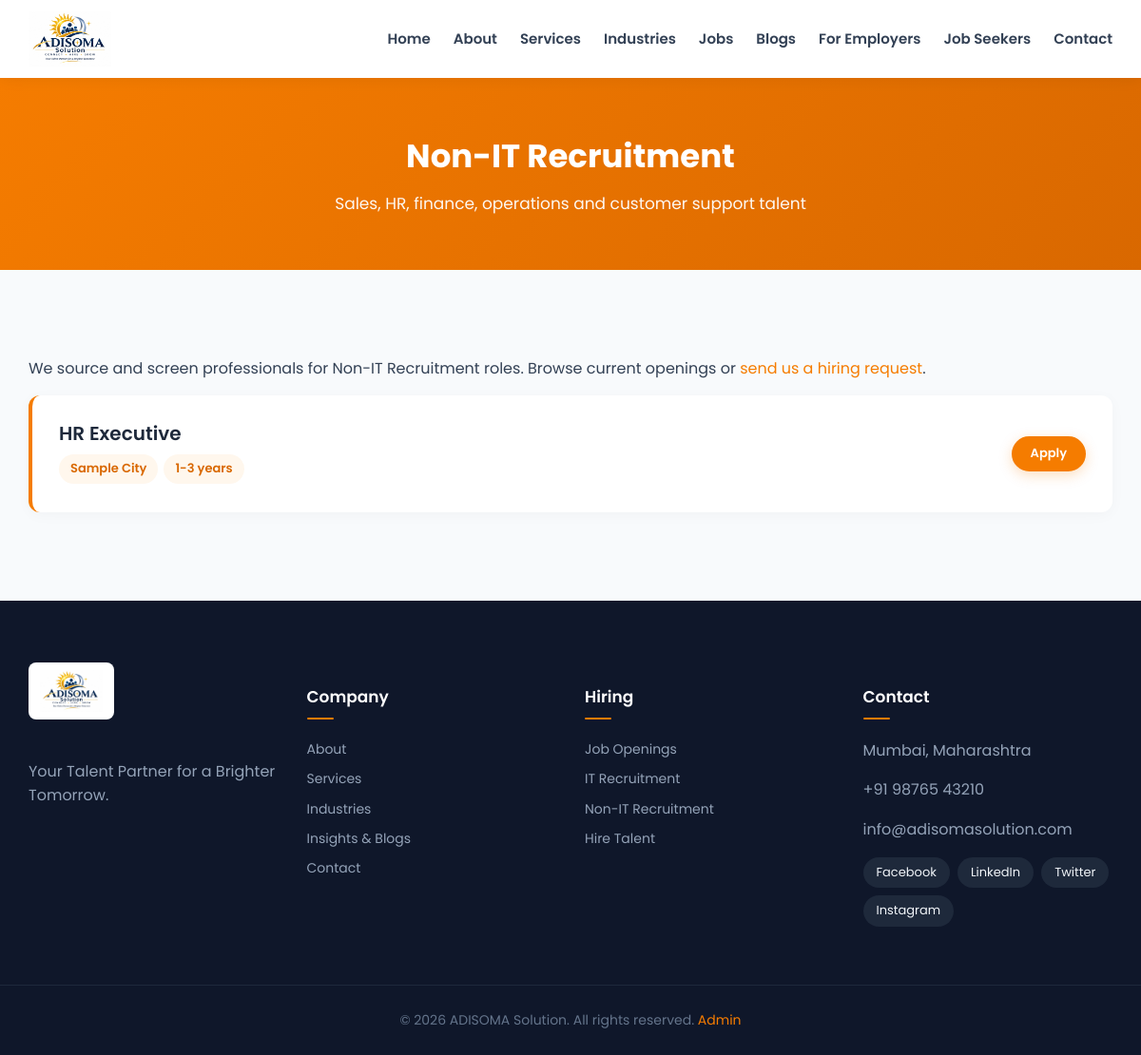
The app's page /non-it-recruitment.php with its own data.
### tables this page shows
CREATE TABLE jobs(id INT AUTO_INCREMENT PRIMARY KEY,title VARCHAR(150) NOT NULL,category ENUM('IT','Non-IT') NOT NULL DEFAULT 'IT',location VARCHAR(100) NOT NULL,job_type VARCHAR(30) NOT NULL DEFAULT 'Full-time',experience VARCHAR(50),salary VARCHAR(60),description TEXT NOT NULL,status ENUM('draft','published') NOT NULL DEFAULT 'draft',created_at TIMESTAMP DEFAULT CURRENT_TIMESTAMP,INDEX(status),INDEX(category));

### config/database.php (called while the page is built, shortened)
<?php
function db(): PDO {
    static $p;
    if (!$p) {
        $p = new PDO(
            'mysql:host=' . DB_HOST . ';dbname=' . DB_NAME . ';charset=utf8mb4',
            DB_USER,
            DB_PASS,
            [
                PDO::ATTR_ERRMODE => PDO::ERRMODE_EXCEPTION,
                PDO::ATTR_DEFAULT_FETCH_MODE => PDO::FETCH_ASSOC,
                PDO::ATTR_EMULATE_PREPARES => false
            ]
        );
    }
    return $p;
}

### includes/functions.php (called while the page is built, shortened)
<?php
require_once __DIR__.'/../config/database.php';
function e($s){return htmlspecialchars((string)$s,ENT_QUOTES,'UTF-8');}

### non-it-recruitment.php (the view)
<?php $title='Non-IT Recruitment'; $sub='Sales, HR, finance, operations and customer support talent'; include 'includes/header.php';
$st=db()->prepare("SELECT * FROM jobs WHERE status='published' AND category=? ORDER BY id DESC"); $st->execute(['Non-IT']); ?>
<section class="s"><div class="wrap"><p>We source and screen professionals for Non-IT Recruitment roles. Browse current openings or <a href="employers.php">send us a hiring request</a>.</p>
<?php foreach($st as $j): ?><div class="job"><div><h3 style="margin:0"><?=e($j['title'])?></h3><span class="tag"><?=e($j['location'])?></span><span class="tag"><?=e($j['experience'])?></span></div><a class="btn sm" href="apply.php?id=<?=$j['id']?>">Apply</a></div><?php endforeach; ?></div></section>
<?php include 'includes/footer.php'; ?>

### assets/css/style.css (style rules this page uses)
:root { --o: #f57c00; --od: #d96800; --n: #1e293b; --bg: #ffffff; --bg-alt: #f8fafc; --g: #64748b; --border: #e2e8f0; }
* { box-sizing: border-box; }
body { margin: 0; font-family: 'Poppins', sans-serif; color: #334155; line-height: 1.6; background: var(--bg-alt); -webkit-font-smoothing: antialiased; }
a { color: var(--o); text-decoration: none; transition: all 0.25s ease; }
.wrap { max-width: 1180px; margin: auto; padding: 0 20px; }
.btn { display: inline-flex; align-items: center; justify-content: center; background: var(--o); color: #fff !important; padding: 13px 28px; border: 2px solid var(--o); border-radius: 30px; font-weight: 600; cursor: pointer; font-size: 15px; box-shadow: 0 4px 14px rgba(245, 124, 0, 0.25); transition: all 0.25s ease; text-decoration: none; line-height: 1.3; }
.btn.sm { padding: 8px 18px; font-size: 13px; border-radius: 20px; }
section.s { padding: 75px 0; }
.job { display: flex; justify-content: space-between; align-items: center; gap: 20px; background: #fff; padding: 24px 28px; border-radius: 12px; box-shadow: 0 3px 15px rgba(0,0,0,0.03); margin-bottom: 18px; border-left: 4px solid var(--o); transition: all 0.25s ease; }
.job h3 { font-size: 20px; color: var(--n); margin: 0; font-weight: 600; }
.tag { display: inline-block; background: #fff7ed; color: var(--od); padding: 5px 12px; border-radius: 16px; font-size: 13px; margin: 6px 6px 6px 0; font-weight: 600; }

### records on screen
jobs: title "HR Executive", location "Sample City", experience "1-3 years"

### other values on screen
$l "Home"
$l "About"
$l "Services"
$l "Industries"
$l "Jobs"
$l "Blogs"
$l "For Employers"
$l "Job Seekers"
$l "Contact"
$title "Non-IT Recruitment"
$sub "Sales, HR, finance, operations and customer support talent"
CO['address'] "Mumbai, Maharashtra"
CO['phone'] "+91 98765 43210"
CO['email'] "info@adisomasolution.com"
